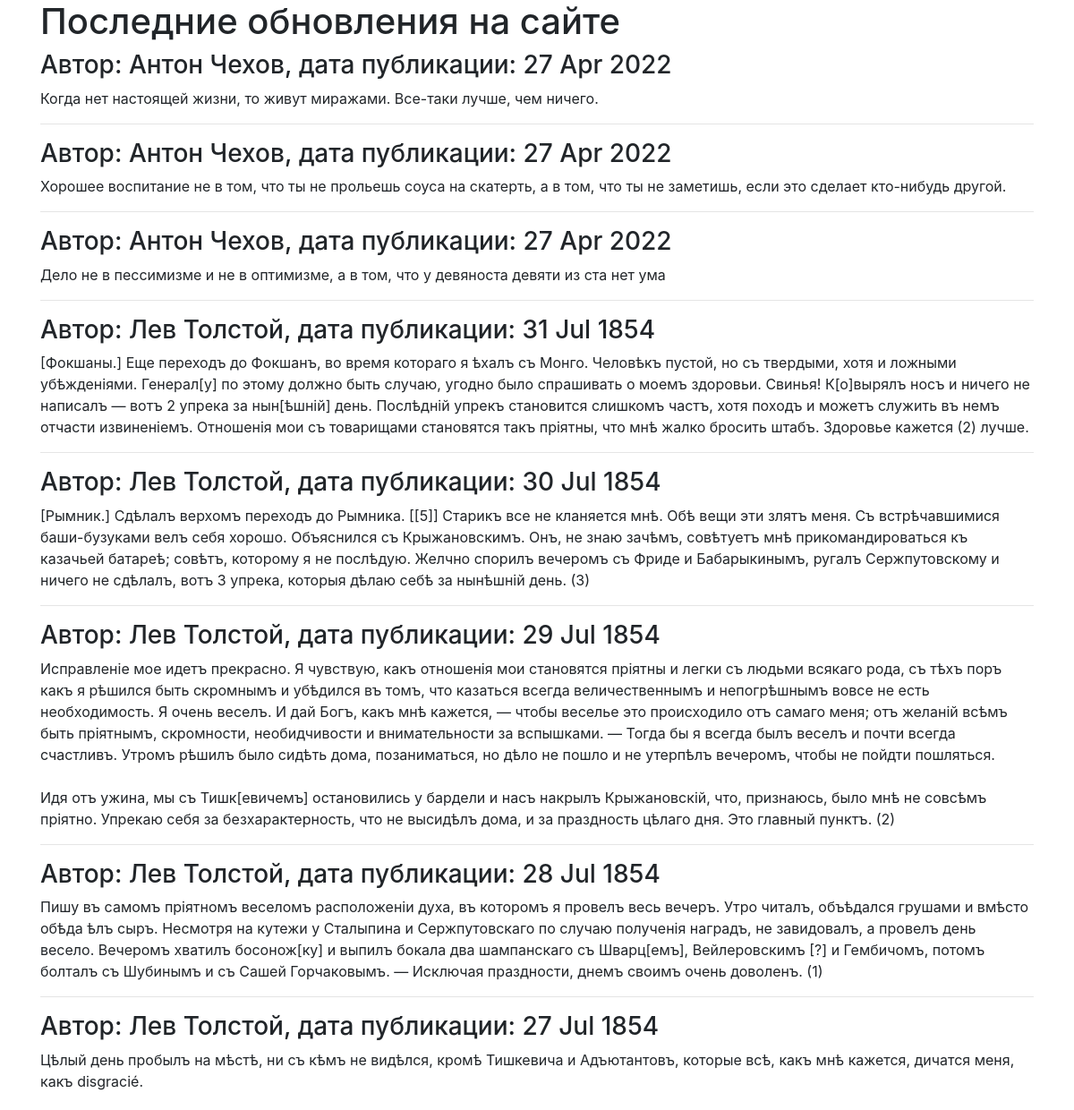
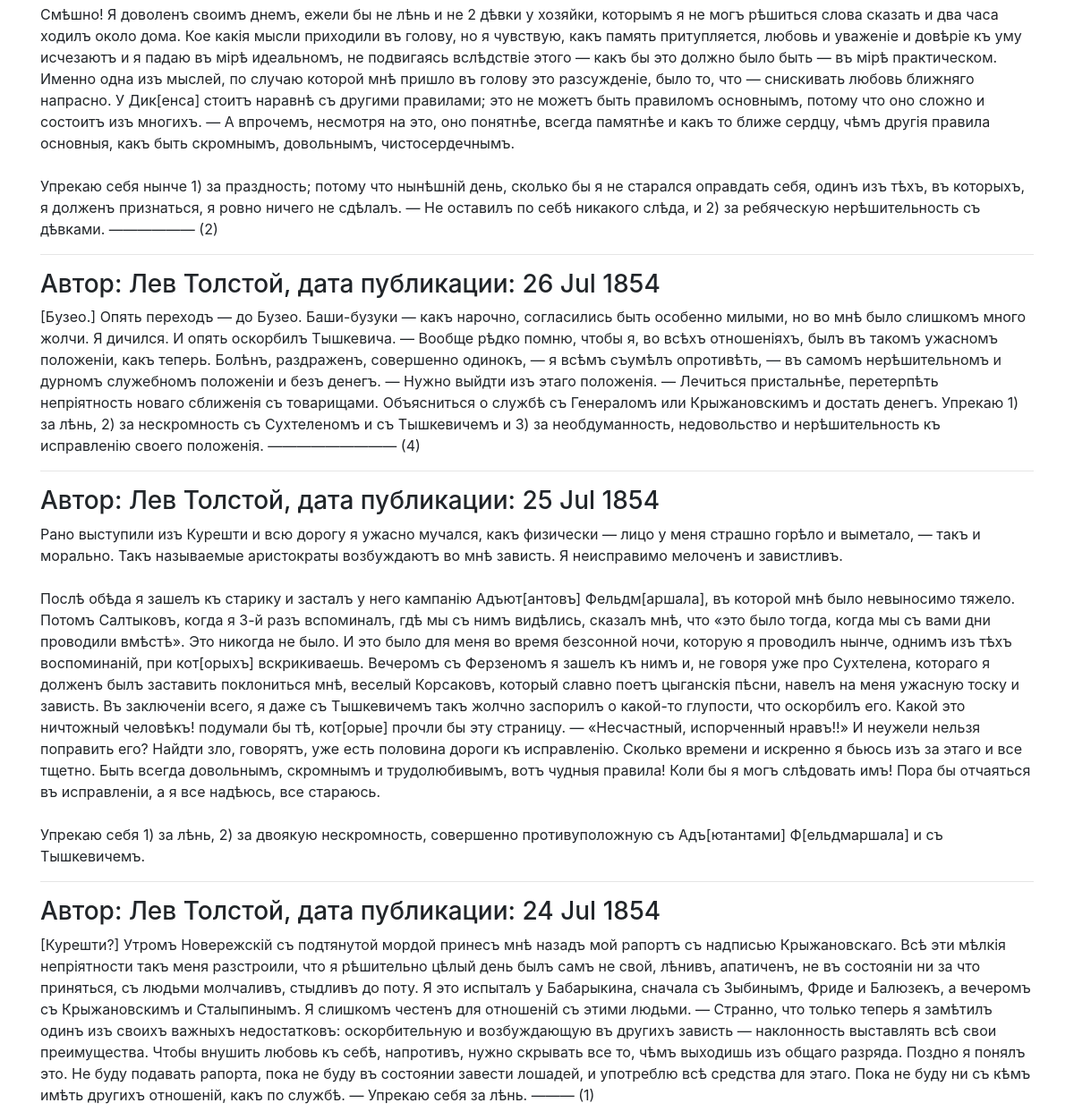
The page / on the database its author committed (2 pictures, top to bottom).
### posts/models.py (models this page shows)
class Post(models.Model):
    text = models.TextField()
    pub_date = models.DateTimeField("date published", auto_now_add=True)
    author = models.ForeignKey(User, on_delete=models.CASCADE, related_name="posts")
    group = models.ForeignKey('Group', blank=True, null=True, on_delete=models.PROTECT)

### posts/views.py (the view)
# urls.py: path('', views.index, name='index')
def index(request):
    latest = Post.objects.order_by('-pub_date')[:11]
    return render(request, 'index.html', {'posts': latest})

### templates/index.html (shortened to what this page needs)
{% extends "base.html" %}
{% block header %}Последние обновления на сайте{% endblock %}
{% block content %}
    {% for post in posts %}
    <h3>
        Автор: {{ post.author.get_full_name }}, дата публикации: {{ post.pub_date|date:'d M Y' }}
    </h3>
    <p>{{ post.text|linebreaksbr }}</p>
    {% if not forloop.last %}<hr>{% endif %}
    {% endfor %}
    {% endblock %}

### templates/base.html (shortened to what this page needs)
<!DOCTYPE html>
<html>
<head>
    {% load static %}
    <link rel="stylesheet" href="{% static 'bootstrap/dist/css/bootstrap.min.css' %}">
</head>
<body>
    <main>
        <div class="container">
            <h1>{% block header %} The Last Social Media You'll Ever Need{% endblock %}</h1>
            {% block content %}{% endblock %}
        </div>
    </main>
</body>
</html>

### rows shown on the page
Post: author.get_full_name "Антон Чехов", pub_date "27 Apr 2022", text "Когда нет настоящей жизни, то живут миражами. Все-таки лучше, чем ничего."
Post: author.get_full_name "Антон Чехов", pub_date "27 Apr 2022", text "Хорошее воспитание не в том, что ты не прольешь соуса на скатерть, а в том, что ты не заметишь, если это сделает кто-нибудь другой."
Post: author.get_full_name "Антон Чехов", pub_date "27 Apr 2022", text "Дело не в пессимизме и не в оптимизме, а в том, что у девяноста девяти из ста нет ума"
Post: author.get_full_name "Лев Толстой", pub_date "31 Jul 1854", text "[Фокшаны.] Еще переходъ до Фокшанъ, во время котораго я ѣхалъ съ Монго. Человѣкъ пустой, но съ твердыми, хотя и ложными убѣжденіями. Генерал[у] по этому должно быть случаю, угодно было спрашивать о моемъ здоровьи. Свинья! К[о]вырялъ носъ и ничего не написалъ — вотъ 2 упрека за нын[ѣшній] день. Послѣдній упрекъ становится слишкомъ частъ, хотя походъ и можетъ служить въ немъ отчасти извиненіемъ. Отношенія мои съ товарищами становятся такъ пріятны, что мнѣ жалко бросить штабъ. Здоровье кажется (2) лучше."
Post: author.get_full_name "Лев Толстой", pub_date "30 Jul 1854", text "[Рымник.] Сдѣлалъ верхомъ переходъ до Рымника. [[5]] Старикъ все не кланяется мнѣ. Обѣ вещи эти злятъ меня. Съ встрѣчавшимися баши-бузуками велъ себя хорошо. Объяснился съ Крыжановскимъ. Онъ, не знаю зачѣмъ, совѣтуетъ мнѣ прикомандироваться къ казачьей батареѣ; совѣтъ, которому я не послѣдую. Желчно спорилъ вечеромъ съ Фриде и Бабарыкинымъ, ругалъ Сержпутовскому и ничего не сдѣлалъ, вотъ 3 упрека, которыя дѣлаю себѣ за нынѣшній день. (3)"
Post: author.get_full_name "Лев Толстой", pub_date "29 Jul 1854", text "Исправленіе мое идетъ прекрасно. Я чувствую, какъ отношенія мои становятся пріятны и легки съ людьми всякаго рода, съ тѣхъ поръ какъ я рѣшился быть скромнымъ и убѣдился въ томъ, что казаться всегда величественнымъ и непогрѣшнымъ вовсе не есть необходимость. Я очень веселъ. И дай Богъ, какъ мнѣ кажется, — чтобы веселье это происходило отъ самаго меня; отъ желаній всѣмъ быть пріятнымъ, скромности, необидчивости и внимательности за вспышками. — Тогда бы я всегда былъ веселъ и почти всегда счастливъ. Утромъ рѣшилъ было сидѣть дома, позаниматься, но дѣло не пошло и не утерпѣлъ вечеромъ, чтобы не пойдти пошляться. Идя отъ ужина, мы съ Тишк[евичемъ] остановились у бардели и насъ накрылъ…"
Post: author.get_full_name "Лев Толстой", pub_date "28 Jul 1854", text "Пишу въ самомъ пріятномъ веселомъ расположеніи духа, въ которомъ я провелъ весь вечеръ. Утро читалъ, объѣдался грушами и вмѣсто обѣда ѣлъ сыръ. Несмотря на кутежи у Сталыпина и Сержпутовскаго по случаю полученія наградъ, не завидовалъ, а провелъ день весело. Вечеромъ хватилъ босонож[ку] и выпилъ бокала два шампанскаго съ Шварц[емъ], Вейлеровскимъ [?] и Гембичомъ, потомъ болталъ съ Шубинымъ и съ Сашей Горчаковымъ. — Исключая праздности, днемъ своимъ очень доволенъ. (1)"
Post: author.get_full_name "Лев Толстой", pub_date "27 Jul 1854", text "Цѣлый день пробылъ на мѣстѣ, ни съ кѣмъ не видѣлся, кромѣ Тишкевича и Адъютантовъ, которые всѣ, какъ мнѣ кажется, дичатся меня, какъ disgracié. Смѣшно! Я доволенъ своимъ днемъ, ежели бы не лѣнь и не 2 дѣвки у хозяйки, которымъ я не могъ рѣшиться слова сказать и два часа ходилъ около дома. Кое какія мысли приходили въ голову, но я чувствую, какъ память притупляется, любовь и уваженіе и довѣріе къ уму исчезаютъ и я падаю въ мірѣ идеальномъ, не подвигаясь вслѣдствіе этого — какъ бы это должно было быть — въ мірѣ практическом. Именно одна изъ мыслей, по случаю которой мнѣ пришло въ голову это разсужденіе, было то, что — снискивать любовь ближняго напрасно. У Дик[енса] стоитъ наравнѣ съ другими…"
Post: author.get_full_name "Лев Толстой", pub_date "26 Jul 1854", text "[Бузео.] Опять переходъ — до Бузео. Баши-бузуки — какъ нарочно, согласились быть особенно милыми, но во мнѣ было слишкомъ много жолчи. Я дичился. И опять оскорбилъ Тышкевича. — Вообще рѣдко помню, чтобы я, во всѣхъ отношеніяхъ, былъ въ такомъ ужасномъ положеніи, какъ теперь. Болѣнъ, раздраженъ, совершенно одинокъ, — я всѣмъ съумѣлъ опротивѣть, — въ самомъ нерѣшительномъ и дурномъ служебномъ положеніи и безъ денегъ. — Нужно выйдти изъ этаго положенія. — Лечиться пристальнѣе, перетерпѣть непріятность новаго сближенія съ товарищами. Объясниться о службѣ съ Генераломъ или Крыжановскимъ и достать денегъ. Упрекаю 1) за лѣнь, 2) за нескромность съ Сухтеленомъ и съ Тышкевичемъ и 3) за…"
Post: author.get_full_name "Лев Толстой", pub_date "25 Jul 1854", text "Рано выступили изъ Курешти и всю дорогу я ужасно мучался, какъ физически — лицо у меня страшно горѣло и выметало, — такъ и морально. Такъ называемые аристократы возбуждаютъ во мнѣ зависть. Я неисправимо мелоченъ и завистливъ. Послѣ обѣда я зашелъ къ старику и засталъ у него кампанію Адъют[антовъ] Фельдм[аршала], въ которой мнѣ было невыносимо тяжело. Потомъ Салтыковъ, когда я 3-й разъ вспоминалъ, гдѣ мы съ нимъ видѣлись, сказалъ мнѣ, что «это было тогда, когда мы съ вами дни проводили вмѣстѣ». Это никогда не было. И это было для меня во время безсонной ночи, которую я проводилъ нынче, однимъ изъ тѣхъ воспоминаній, при кот[орыхъ] вскрикиваешь. Вечеромъ съ Ферзеномъ я зашелъ къ нимъ и, не…"
Post: author.get_full_name "Лев Толстой", pub_date "24 Jul 1854", text "[Курешти?] Утромъ Новережскій съ подтянутой мордой принесъ мнѣ назадъ мой рапортъ съ надписью Крыжановскаго. Всѣ эти мѣлкія непріятности такъ меня разстроили, что я рѣшительно цѣлый день былъ самъ не свой, лѣнивъ, апатиченъ, не въ состояніи ни за что приняться, съ людьми молчаливъ, стыдливъ до поту. Я это испыталъ у Бабарыкина, сначала съ Зыбинымъ, Фриде и Балюзекъ, а вечеромъ съ Крыжановскимъ и Сталыпинымъ. Я слишкомъ честенъ для отношеній съ этими людьми. — Странно, что только теперь я замѣтилъ одинъ изъ своихъ важныхъ недостатковъ: оскорбительную и возбуждающую въ другихъ зависть — наклонность выставлять всѣ свои преимущества. Чтобы внушить любовь къ себѣ, напротивъ, нужно скрывать все…"
